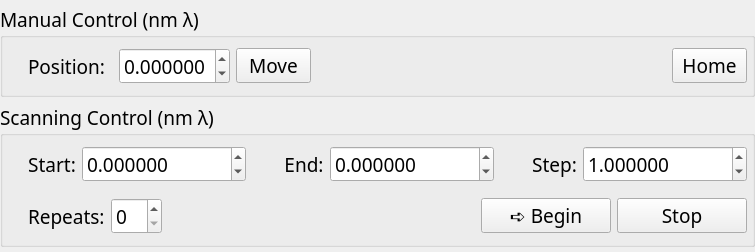
                      <widget class="QWidget" name="main_drive_area" native="true">
                       <property name="maximumSize">
                        <size>
                         <width>755</width>
                         <height>16777215</height>
                        </size>
                       </property>
                       <layout class="QVBoxLayout" name="verticalLayout_16">
                        <property name="leftMargin">
                         <number>0</number>
                        </property>
                        <property name="topMargin">
                         <number>5</number>
                        </property>
                        <property name="rightMargin">
                         <number>0</number>
                        </property>
                        <property name="bottomMargin">
                         <number>5</number>
                        </property>
                        <item>
                         <widget class="QGroupBox" name="mancon_groupbox">
                          <property name="maximumSize">
                           <size>
                            <width>16777215</width>
                            <height>16777215</height>
                           </size>
                          </property>
                          <property name="font">
                           <font>
                            <family>Bahnschrift</family>
                            <pointsize>14</pointsize>
                            <italic>false</italic>
                            <underline>false</underline>
                           </font>
                          </property>
                          <property name="title">
                           <string>Manual Control (nm λ)</string>
                          </property>
                          <layout class="QVBoxLayout" name="verticalLayout_12" stretch="0">
                           <property name="spacing">
                            <number>6</number>
                           </property>
                           <property name="leftMargin">
                            <number>20</number>
                           </property>
                           <property name="topMargin">
                            <number>5</number>
                           </property>
                           <property name="rightMargin">
                            <number>0</number>
                           </property>
                           <property name="bottomMargin">
                            <number>5</number>
                           </property>
                           <item>
                            <layout class="QHBoxLayout" name="horizontalLayout_8">
                             <property name="leftMargin">
                              <number>5</number>
                             </property>
                             <property name="topMargin">
                              <number>5</number>
                             </property>
                             <property name="rightMargin">
                              <number>5</number>
                             </property>
                             <property name="bottomMargin">
                              <number>5</number>
                             </property>
                             <item>
                              <widget class="QLabel" name="pos_set_label">
                               <property name="minimumSize">
                                <size>
                                 <width>85</width>
                                 <height>0</height>
                                </size>
                               </property>
                               <property name="maximumSize">
                                <size>
                                 <width>85</width>
                                 <height>16777215</height>
                                </size>
                               </property>
                               <property name="font">
                                <font>
                                 <family>Bahnschrift</family>
                                 <pointsize>14</pointsize>
                                </font>
                               </property>
                               <property name="text">
                                <string>Position:</string>
                               </property>
                               <property name="alignment">
                                <set>Qt::AlignLeading|Qt::AlignLeft|Qt::AlignVCenter</set>
                               </property>
                              </widget>
                             </item>
                             <item>
                              <widget class="QDoubleSpinBox" name="pos_set_spinbox">
                               <property name="minimumSize">
                                <size>
                                 <width>111</width>
                                 <height>0</height>
                                </size>
                               </property>
                               <property name="maximumSize">
                                <size>
                                 <width>111</width>
                                 <height>16777215</height>
                                </size>
                               </property>
                               <property name="font">
                                <font>
                                 <pointsize>14</pointsize>
                                </font>
                               </property>
                               <property name="decimals">
                                <number>6</number>
                               </property>
                               <property name="minimum">
                                <double>-50000.000000000000000</double>
                               </property>
                               <property name="maximum">
                                <double>5000000.000000000000000</double>
                               </property>
                              </widget>
                             </item>
                             <item>
                              <widget class="QPushButton" name="move_pos_button">
                               <property name="minimumSize">
                                <size>
                                 <width>75</width>
                                 <height>0</height>
                                </size>
                               </property>
                               <property name="maximumSize">
                                <size>
                                 <width>75</width>
                                 <height>16777215</height>
                                </size>
                               </property>
                               <property name="font">
                                <font>
                                 <family>Bahnschrift</family>
                                 <pointsize>14</pointsize>
                                </font>
                               </property>
                               <property name="text">
                                <string>Move</string>
                               </property>
                              </widget>
                             </item>
                             <item>
                              <layout class="QVBoxLayout" name="verticalLayout_33">
                               <property name="spacing">
                                <number>0</number>
                               </property>
                               <property name="leftMargin">
                                <number>0</number>
                               </property>
                               <property name="topMargin">
                                <number>0</number>
                               </property>
                               <property name="rightMargin">
                                <number>0</number>
                               </property>
                               <property name="bottomMargin">
                                <number>0</number>
                               </property>
                               <item>
                                <spacer name="horizontalSpacer_2">
                                 <property name="orientation">
                                  <enum>Qt::Horizontal</enum>
                                 </property>
                                 <property name="sizeHint" stdset="0">
                                  <size>
                                   <width>40</width>
                                   <height>0</height>
                                  </size>
                                 </property>
                                </spacer>
                               </item>
                               <item>
                                <widget class="QLabel" name="mda_load_spinner">
                                 <property name="sizePolicy">
                                  <sizepolicy hsizetype="Preferred" vsizetype="Preferred">
                                   <horstretch>0</horstretch>
                                   <verstretch>0</verstretch>
                                  </sizepolicy>
                                 </property>
                                 <property name="maximumSize">
                                  <size>
                                   <width>16777215</width>
                                   <height>58</height>
                                  </size>
                                 </property>
                                 <property name="font">
                                  <font>
                                   <pointsize>14</pointsize>
                                  </font>
                                 </property>
                                 <property name="text">
                                  <string/>
                                 </property>
                                 <property name="alignment">
                                  <set>Qt::AlignCenter</set>
                                 </property>
                                </widget>
                               </item>
                              </layout>
                             </item>
                             <item>
                              <widget class="QPushButton" name="home_button">
                               <property name="minimumSize">
                                <size>
                                 <width>75</width>
                                 <height>0</height>
                                </size>
                               </property>
                               <property name="maximumSize">
                                <size>
                                 <width>75</width>
                                 <height>16777215</height>
                                </size>
                               </property>
                               <property name="font">
                                <font>
                                 <family>Bahnschrift SemiBold</family>
                                 <pointsize>14</pointsize>
                                 <underline>false</underline>
                                </font>
                               </property>
                               <property name="text">
                                <string>Home</string>
                               </property>
                              </widget>
                             </item>
                            </layout>
                           </item>
                          </layout>
                         </widget>
                        </item>
                        <item>
                         <widget class="QGroupBox" name="scancon_groupbox">
                          <property name="maximumSize">
                           <size>
                            <width>16777215</width>
                            <height>16777215</height>
                           </size>
                          </property>
                          <property name="font">
                           <font>
                            <family>Bahnschrift</family>
                            <pointsize>14</pointsize>
                            <italic>false</italic>
                           </font>
                          </property>
                          <property name="title">
                           <string>Scanning Control (nm λ)</string>
                          </property>
                          <layout class="QVBoxLayout" name="verticalLayout_7" stretch="0,0">
                           <property name="leftMargin">
                            <number>20</number>
                           </property>
                           <property name="topMargin">
                            <number>5</number>
                           </property>
                           <property name="rightMargin">
                            <number>0</number>
                           </property>
                           <property name="bottomMargin">
                            <number>5</number>
                           </property>
                           <item>
                            <layout class="QHBoxLayout" name="horizontalLayout_6">
                             <property name="leftMargin">
                              <number>5</number>
                             </property>
                             <property name="topMargin">
                              <number>5</number>
                             </property>
                             <property name="rightMargin">
                              <number>5</number>
                             </property>
                             <property name="bottomMargin">
                              <number>5</number>
                             </property>
                             <item>
                              <widget class="QLabel" name="start_set_label">
                               <property name="text">
                                <string>Start:</string>
                               </property>
                               <property name="alignment">
                                <set>Qt::AlignCenter</set>
                               </property>
                              </widget>
                             </item>
                             <item>
                              <widget class="QDoubleSpinBox" name="start_set_spinbox">
                               <property name="suffix">
                                <string/>
                               </property>
                               <property name="decimals">
                                <number>6</number>
                               </property>
                               <property name="minimum">
                                <double>-9999.000000000000000</double>
                               </property>
                               <property name="maximum">
                                <double>500000.000000000000000</double>
                               </property>
                               <property name="singleStep">
                                <double>0.010000000000000</double>
                               </property>
                              </widget>
                             </item>
                             <item>
                              <spacer name="horizontalSpacer_3">
                               <property name="orientation">
                                <enum>Qt::Horizontal</enum>
                               </property>
                               <property name="sizeHint" stdset="0">
                                <size>
                                 <width>40</width>
                                 <height>20</height>
                                </size>
                               </property>
                              </spacer>
                             </item>
                             <item>
                              <widget class="QLabel" name="end_set_label">
                               <property name="text">
                                <string>End:</string>
                               </property>
                               <property name="alignment">
                                <set>Qt::AlignCenter</set>
                               </property>
                              </widget>
                             </item>
                             <item>
                              <widget class="QDoubleSpinBox" name="end_set_spinbox">
                               <property name="decimals">
                                <number>6</number>
                               </property>
                               <property name="minimum">
                                <double>-9999.000000000000000</double>
                               </property>
                               <property name="maximum">
                                <double>500000.000000000000000</double>
                               </property>
                               <property name="singleStep">
                                <double>0.010000000000000</double>
                               </property>
                              </widget>
                             </item>
                             <item>
                              <spacer name="horizontalSpacer_4">
                               <property name="orientation">
                                <enum>Qt::Horizontal</enum>
                               </property>
                               <property name="sizeHint" stdset="0">
                                <size>
                                 <width>40</width>
                                 <height>20</height>
                                </size>
                               </property>
                              </spacer>
                             </item>
                             <item>
                              <widget class="QLabel" name="step_set_label">
                               <property name="text">
                                <string>Step:</string>
                               </property>
                               <property name="alignment">
                                <set>Qt::AlignCenter</set>
                               </property>
                              </widget>
                             </item>
                             <item>
                              <widget class="QDoubleSpinBox" name="step_set_spinbox">
                               <property name="suffix">
                                <string/>
                               </property>
                               <property name="decimals">
                                <number>6</number>
                               </property>
                               <property name="minimum">
                                <double>0.000100000000000</double>
                               </property>
                               <property name="maximum">
                                <double>500000.000000000000000</double>
                               </property>
                               <property name="singleStep">
                                <double>0.010000000000000</double>
                               </property>
                               <property name="value">
                                <double>1.000000000000000</double>
                               </property>
                              </widget>
                             </item>
                            </layout>
                           </item>
                           <item>
                            <layout class="QHBoxLayout" name="horizontalLayout_14">
                             <property name="leftMargin">
                              <number>5</number>
                             </property>
                             <property name="topMargin">
                              <number>5</number>
                             </property>
                             <property name="rightMargin">
                              <number>5</number>
                             </property>
                             <property name="bottomMargin">
                              <number>5</number>
                             </property>
                             <item>
                              <widget class="QLabel" name="label_6">
                               <property name="text">
                                <string>Repeats:</string>
                               </property>
                              </widget>
                             </item>
                             <item>
                              <widget class="QSpinBox" name="scan_repeats"/>
                             </item>
                             <item>
                              <spacer name="horizontalSpacer_5">
                               <property name="orientation">
                                <enum>Qt::Horizontal</enum>
                               </property>
                               <property name="sizeHint" stdset="0">
                                <size>
                                 <width>40</width>
                                 <height>20</height>
                                </size>
                               </property>
                              </spacer>
                             </item>
                             <item>
                              <widget class="QPushButton" name="begin_scan_button">
                               <property name="minimumSize">
                                <size>
                                 <width>130</width>
                                 <height>0</height>
                                </size>
                               </property>
                               <property name="text">
                                <string>➪ Begin</string>
                               </property>
                              </widget>
                             </item>
                             <item>
                              <widget class="QPushButton" name="stop_scan_button">
                               <property name="minimumSize">
                                <size>
                                 <width>130</width>
                                 <height>0</height>
                                </size>
                               </property>
                               <property name="maximumSize">
                                <size>
                                 <width>16777215</width>
                                 <height>16777215</height>
                                </size>
                               </property>
                               <property name="text">
                                <string>Stop</string>
                               </property>
                              </widget>
                             </item>
                            </layout>
                           </item>
                          </layout>
                         </widget>
                        </item>
                       </layout>
                      </widget>
